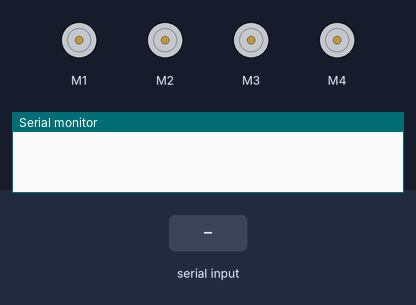
A sketch run on a simulated Arduino Uno, built with avr-gcc and run on an emulated ATmega328P. Parts: 4 × DC motor (green arrow = forward, orange = backward, longer = faster), the last lines printed to the serial monitor. The inputs (shaded band) are chosen by the test bench.

Above: at 1.2 s.
1.3 s: "FORWARD" received over the second serial link
At 2.3 s:
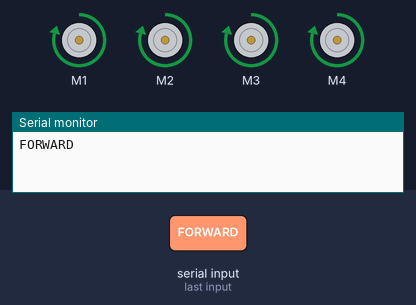
3.1 s: "BACKWARD" received over the second serial link
At 4.3 s:
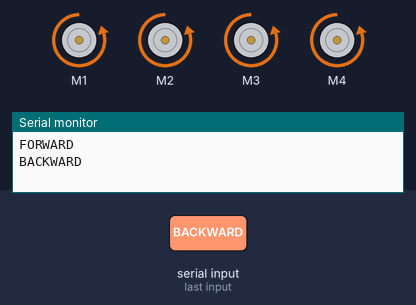
5.0 s: "LEFT" received over the second serial link
At 5.6 s:
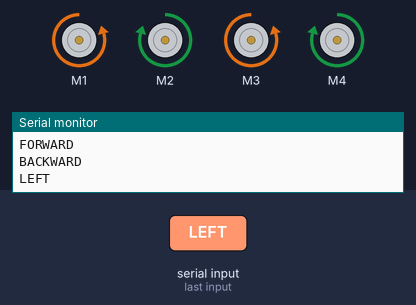
6.7 s: "RIGHT" received over the second serial link
At 7.6 s:
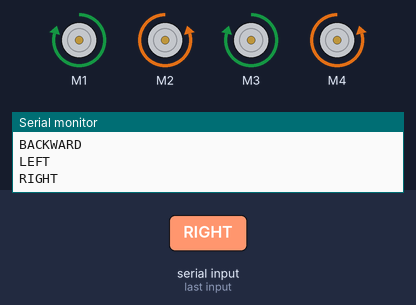
8.4 s: "FORWARDLEFT" received over the second serial link
At 10.1 s:
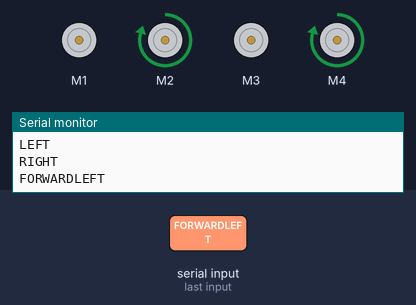
10.4 s: "FORWARDRIGHT" received over the second serial link
At 11.3 s:
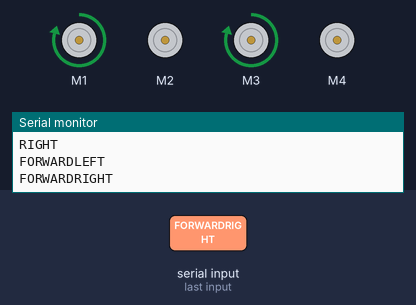
Timing chart, 0 to 13.4 s (numbered marks = the images above; inputs shaded):
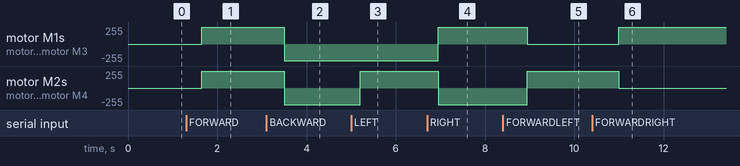

Measured:
- after the input at 1.3 s, motor M1–4: stopped → forward 250/255 after 0.35 s
- after the input at 3.1 s, motor M1–4: forward 250/255 → backward 250/255 after 0.40 s
- after the input at 5.0 s, motor M2, motor M4: backward 250/255 → forward 250/255 after 0.20 s
- after the input at 6.7 s, motor M1, motor M3: backward 250/255 → forward 250/255 after 0.25 s; motor M2, motor M4: forward 250/255 → backward 250/255 after 0.25 s
- after the input at 8.4 s, motor M1, motor M3: forward 250/255 → stopped after 0.55 s; motor M2, motor M4: backward 250/255 → forward 250/255 after 0.55 s
- after the input at 10.4 s, motor M1, motor M3: stopped → forward 250/255 after 0.60 s; motor M2, motor M4: forward 250/255 → stopped after 0.60 s

The sketch:

MecanumWheel_BlueToothCar.ino
```cpp
 //Viral Science www.viralsciencecreativity.com www.youtube.com/c/viralscience
//Arduino Bluetooth App Control Mecanum Wheel Robot

#include <AFMotor.h>   //Download and Install AFMotor.h Library
#include <SoftwareSerial.h>

AF_DCMotor motor1(1); //Front Left Wheel
AF_DCMotor motor2(2); //Back Left Wheel
AF_DCMotor motor3(3); //Front Right Wheel
AF_DCMotor motor4(4); //Back Right Wheel
SoftwareSerial bluetooth(5, 3); // TX, RX

String readString;

void setup() {
  Serial.begin(9600);
  motor1.setSpeed(250);   //Set Motor Speed
  motor2.setSpeed(250);
  motor3.setSpeed(250);
  motor4.setSpeed(250);
  bluetooth.begin(9600);
}

void loop() {
  while( bluetooth.available()> 0 ){
    delay(50);
    char c = bluetooth.read();
    readString+=c;
  }

  if(readString.length()>0){

    Serial.println(readString);
    if (readString =="FORWARD"){      // MOVE FORWARD
        ADVANCE();
//      motor1.run (FORWARD);
//      motor2.run (FORWARD);
//      motor3.run (FORWARD);
//      motor4.run (FORWARD);
    }
    if (readString =="BACKWARD"){     // MOVE BACKWARD
        BACK();
//      motor1.run (BACKWARD);
//      motor2.run (BACKWARD);
//      motor3.run (BACKWARD);
//      motor4.run (BACKWARD);
    }
    if (readString =="LEFT"){     // MOVE LEFT SIDE
        LEFT_2();
//      motor1.run (BACKWARD);
//      motor2.run (FORWARD);
//      motor3.run (FORWARD);
//      motor4.run (BACKWARD);
    }
    if (readString =="RIGHT"){     // MOVE RIGHT SIDE
        RIGHT_2();
//      motor1.run (FORWARD);
//      motor2.run (BACKWARD);
//      motor3.run (BACKWARD);
//      motor4.run (FORWARD);
    }
    if (readString =="FORWARDLEFT"){     // MOVE FORWARD LEFT
        LEFT_1();
//      motor1.run (RELEASE);
//      motor2.run (FORWARD);
//      motor3.run (FORWARD);
//      motor4.run (RELEASE);
    }
    if (readString =="FORWARDRIGHT"){     // MOVE FORWARD RIGHT
        RIGHT_1();
//      motor1.run (FORWARD);
//      motor2.run (RELEASE);
//      motor3.run (RELEASE);
//      motor4.run (FORWARD);
    }
    if (readString =="BACKWARDLEFT"){     // MOVE BACKWARD LEFT
        LEFT_3();
//      motor1.run (BACKWARD);
//      motor2.run (RELEASE);
//      motor3.run (RELEASE);
//      motor4.run (BACKWARD);
    }
    if (readString =="BACKWARDRIGHT"){     // MOVE BACKWARD RIGHT
        RIGHT_3();
//      motor1.run (RELEASE);
//      motor2.run (BACKWARD);
//      motor3.run (BACKWARD);
//      motor4.run (RELEASE);
    }
    if (readString =="ROTATELEFT"){     // ROTATE LEFT SIDE
        TURN_LEFT();
//      motor1.run (BACKWARD);
//      motor2.run (BACKWARD);
//      motor3.run (FORWARD);
//      motor4.run (FORWARD);
    }
    if (readString =="ROTATERIGHT"){     // ROTATE RIGHT SIDE
        TURN_RIGHT();
//      motor1.run (FORWARD);
//      motor2.run (FORWARD);
//      motor3.run (BACKWARD);
//      motor4.run (BACKWARD);
    }
    if (readString =="STOP"){     // STOP
        STOP();
//      motor1.run (RELEASE);
//      motor2.run (RELEASE);
//      motor3.run (RELEASE);
//      motor4.run (RELEASE);
    }

    readString="";
  }
}


//    ↑A-----B↑
//     |  ↑  |
//     |  |  |
//    ↑C-----D↑
void ADVANCE()
{
  motor1.run(FORWARD);   motor4.run(FORWARD);
  motor2.run(FORWARD);   motor3.run(FORWARD);
}

//    ↓A-----B↓
//     |  |  |
//     |  ↓  |
//    ↓C-----D↓
void BACK()
{
  motor1.run(BACKWARD);   motor4.run(BACKWARD);
  motor2.run(BACKWARD);   motor3.run(BACKWARD);
}
//    =A-----B↑
//     |   ↖ |
//     | ↖   |
//    ↑C-----D=
void LEFT_1()
{
  motor1.run(RELEASE);   motor4.run(FORWARD);
  motor2.run(FORWARD);   motor3.run(RELEASE);
}

//    ↓A-----B↑
//     |  ←  |
//     |  ←  |
//    ↑C-----D↓
void LEFT_2()
{
  motor1.run(BACKWARD);   motor4.run(FORWARD);
  motor2.run(FORWARD);    motor3.run(BACKWARD);
}
//    ↓A-----B=
//     | ↙   |
//     |   ↙ |
//    =C-----D↓
void LEFT_3()
{
  motor1.run(BACKWARD);   motor4.run(RELEASE);
  motor2.run(RELEASE);   motor3.run(BACKWARD);
}
//    ↑A-----B=
//     | ↗   |
//     |   ↗ |
//    =C-----D↑
void RIGHT_1()
{
  motor1.run(FORWARD);   motor4.run(RELEASE);
  motor2.run(RELEASE);   motor3.run(FORWARD);
}
//    ↑A-----B↓
//     |  →  |
//     |  →  |
//    ↓C-----D↑
void RIGHT_2()
{
  motor1.run(FORWARD);   motor4.run(BACKWARD);
  motor2.run(BACKWARD);   motor3.run(FORWARD);
}
//    =A-----B↓
//     |   ↘ |
//     | ↘   |
//    ↓C-----D=
void RIGHT_3()
{
  motor1.run(RELEASE);   motor4.run(BACKWARD);
  motor2.run(BACKWARD);   motor3.run(RELEASE);
}
//    ↓A-----B↑
//     |     |
//     |     |
//    ↓C-----D↑
void TURN_LEFT()
{
  motor1.run(BACKWARD);   motor4.run(FORWARD);
  motor2.run(BACKWARD);   motor3.run(FORWARD);
}
//    ↑A-----B↓
//     |     |
//     |     |
//    ↑C-----D↓
void TURN_RIGHT()
{
  motor1.run(FORWARD);   motor4.run(BACKWARD);
  motor2.run(FORWARD);   motor3.run(BACKWARD);
}
//    =A-----B=
//     |  =  |
//     |  =  |
//    =C-----D=
void STOP()
{ Serial.println("Stop");
  motor1.run(RELEASE);   motor4.run(RELEASE);
  motor2.run(RELEASE);   motor3.run(RELEASE);
}
```
